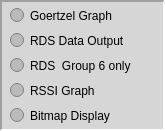
   <widget class="QFrame" name="OutputModeFrame_2">
    <property name="enabled">
     <bool>true</bool>
    </property>
    <property name="geometry">
     <rect>
      <x>500</x>
      <y>65</y>
      <width>165</width>
      <height>131</height>
     </rect>
    </property>
    <property name="palette">
     <palette>
      <active>
       <colorrole role="Button">
        <brush brushstyle="SolidPattern">
         <color alpha="255">
          <red>255</red>
          <green>255</green>
          <blue>255</blue>
         </color>
        </brush>
       </colorrole>
       <colorrole role="Midlight">
        <brush brushstyle="SolidPattern">
         <color alpha="255">
          <red>255</red>
          <green>255</green>
          <blue>255</blue>
         </color>
        </brush>
       </colorrole>
       <colorrole role="Base">
        <brush brushstyle="SolidPattern">
         <color alpha="255">
          <red>255</red>
          <green>255</green>
          <blue>255</blue>
         </color>
        </brush>
       </colorrole>
       <colorrole role="Window">
        <brush brushstyle="SolidPattern">
         <color alpha="255">
          <red>214</red>
          <green>214</green>
          <blue>214</blue>
         </color>
        </brush>
       </colorrole>
       <colorrole role="Shadow">
        <brush brushstyle="SolidPattern">
         <color alpha="255">
          <red>0</red>
          <green>0</green>
          <blue>255</blue>
         </color>
        </brush>
       </colorrole>
      </active>
      <inactive>
       <colorrole role="Button">
        <brush brushstyle="SolidPattern">
         <color alpha="255">
          <red>255</red>
          <green>255</green>
          <blue>255</blue>
         </color>
        </brush>
       </colorrole>
       <colorrole role="Midlight">
        <brush brushstyle="SolidPattern">
         <color alpha="255">
          <red>255</red>
          <green>255</green>
          <blue>255</blue>
         </color>
        </brush>
       </colorrole>
       <colorrole role="Base">
        <brush brushstyle="SolidPattern">
         <color alpha="255">
          <red>255</red>
          <green>255</green>
          <blue>255</blue>
         </color>
        </brush>
       </colorrole>
       <colorrole role="Window">
        <brush brushstyle="SolidPattern">
         <color alpha="255">
          <red>214</red>
          <green>214</green>
          <blue>214</blue>
         </color>
        </brush>
       </colorrole>
       <colorrole role="Shadow">
        <brush brushstyle="SolidPattern">
         <color alpha="255">
          <red>0</red>
          <green>0</green>
          <blue>255</blue>
         </color>
        </brush>
       </colorrole>
      </inactive>
      <disabled>
       <colorrole role="Button">
        <brush brushstyle="SolidPattern">
         <color alpha="255">
          <red>255</red>
          <green>255</green>
          <blue>255</blue>
         </color>
        </brush>
       </colorrole>
       <colorrole role="Midlight">
        <brush brushstyle="SolidPattern">
         <color alpha="255">
          <red>255</red>
          <green>255</green>
          <blue>255</blue>
         </color>
        </brush>
       </colorrole>
       <colorrole role="Base">
        <brush brushstyle="SolidPattern">
         <color alpha="255">
          <red>214</red>
          <green>214</green>
          <blue>214</blue>
         </color>
        </brush>
       </colorrole>
       <colorrole role="Window">
        <brush brushstyle="SolidPattern">
         <color alpha="255">
          <red>214</red>
          <green>214</green>
          <blue>214</blue>
         </color>
        </brush>
       </colorrole>
       <colorrole role="Shadow">
        <brush brushstyle="SolidPattern">
         <color alpha="255">
          <red>0</red>
          <green>0</green>
          <blue>255</blue>
         </color>
        </brush>
       </colorrole>
      </disabled>
     </palette>
    </property>
    <property name="font">
     <font>
      <pointsize>13</pointsize>
     </font>
    </property>
    <property name="autoFillBackground">
     <bool>true</bool>
    </property>
    <property name="styleSheet">
     <string notr="true"/>
    </property>
    <property name="frameShape">
     <enum>QFrame::Panel</enum>
    </property>
    <property name="frameShadow">
     <enum>QFrame::Sunken</enum>
    </property>
    <property name="lineWidth">
     <number>2</number>
    </property>
    <property name="midLineWidth">
     <number>1</number>
    </property>
    <widget class="QRadioButton" name="GoertzelDisplay">
     <property name="geometry">
      <rect>
       <x>10</x>
       <y>5</y>
       <width>136</width>
       <height>21</height>
      </rect>
     </property>
     <property name="palette">
      <palette>
       <active>
        <colorrole role="Text">
         <brush brushstyle="SolidPattern">
          <color alpha="255">
           <red>0</red>
           <green>0</green>
           <blue>255</blue>
          </color>
         </brush>
        </colorrole>
        <colorrole role="ButtonText">
         <brush brushstyle="SolidPattern">
          <color alpha="255">
           <red>0</red>
           <green>0</green>
           <blue>255</blue>
          </color>
         </brush>
        </colorrole>
        <colorrole role="Base">
         <brush brushstyle="SolidPattern">
          <color alpha="255">
           <red>187</red>
           <green>187</green>
           <blue>187</blue>
          </color>
         </brush>
        </colorrole>
        <colorrole role="Window">
         <brush brushstyle="SolidPattern">
          <color alpha="255">
           <red>187</red>
           <green>187</green>
           <blue>187</blue>
          </color>
         </brush>
        </colorrole>
        <colorrole role="Shadow">
         <brush brushstyle="SolidPattern">
          <color alpha="255">
           <red>118</red>
           <green>116</green>
           <blue>114</blue>
          </color>
         </brush>
        </colorrole>
        <colorrole role="Highlight">
         <brush brushstyle="SolidPattern">
          <color alpha="255">
           <red>48</red>
           <green>140</green>
           <blue>198</blue>
          </color>
         </brush>
        </colorrole>
       </active>
       <inactive>
        <colorrole role="Text">
         <brush brushstyle="SolidPattern">
          <color alpha="255">
           <red>0</red>
           <green>0</green>
           <blue>255</blue>
          </color>
         </brush>
        </colorrole>
        <colorrole role="ButtonText">
         <brush brushstyle="SolidPattern">
          <color alpha="255">
           <red>0</red>
           <green>0</green>
           <blue>255</blue>
          </color>
         </brush>
        </colorrole>
        <colorrole role="Base">
         <brush brushstyle="SolidPattern">
          <color alpha="255">
           <red>187</red>
           <green>187</green>
           <blue>187</blue>
          </color>
         </brush>
        </colorrole>
        <colorrole role="Window">
         <brush brushstyle="SolidPattern">
          <color alpha="255">
           <red>187</red>
           <green>187</green>
           <blue>187</blue>
          </color>
         </brush>
        </colorrole>
        <colorrole role="Shadow">
         <brush brushstyle="SolidPattern">
          <color alpha="255">
           <red>118</red>
           <green>116</green>
           <blue>114</blue>
          </color>
         </brush>
        </colorrole>
        <colorrole role="Highlight">
         <brush brushstyle="SolidPattern">
          <color alpha="255">
           <red>48</red>
           <green>140</green>
           <blue>198</blue>
          </color>
         </brush>
        </colorrole>
       </inactive>
       <disabled>
        <colorrole role="Text">
         <brush brushstyle="SolidPattern">
          <color alpha="255">
           <red>0</red>
           <green>0</green>
           <blue>255</blue>
          </color>
         </brush>
        </colorrole>
        <colorrole role="ButtonText">
         <brush brushstyle="SolidPattern">
          <color alpha="255">
           <red>0</red>
           <green>0</green>
           <blue>255</blue>
          </color>
         </brush>
        </colorrole>
        <colorrole role="Base">
         <brush brushstyle="SolidPattern">
          <color alpha="255">
           <red>187</red>
           <green>187</green>
           <blue>176</blue>
          </color>
         </brush>
        </colorrole>
        <colorrole role="Window">
         <brush brushstyle="SolidPattern">
          <color alpha="255">
           <red>214</red>
           <green>214</green>
           <blue>214</blue>
          </color>
         </brush>
        </colorrole>
        <colorrole role="Shadow">
         <brush brushstyle="SolidPattern">
          <color alpha="255">
           <red>214</red>
           <green>214</green>
           <blue>214</blue>
          </color>
         </brush>
        </colorrole>
        <colorrole role="Highlight">
         <brush brushstyle="SolidPattern">
          <color alpha="255">
           <red>214</red>
           <green>214</green>
           <blue>214</blue>
          </color>
         </brush>
        </colorrole>
       </disabled>
      </palette>
     </property>
     <property name="font">
      <font>
       <pointsize>9</pointsize>
      </font>
     </property>
     <property name="text">
      <string>Goertzel Graph</string>
     </property>
    </widget>
    <widget class="QRadioButton" name="RDSdataDisplay">
     <property name="geometry">
      <rect>
       <x>10</x>
       <y>30</y>
       <width>136</width>
       <height>21</height>
      </rect>
     </property>
     <property name="palette">
      <palette>
       <active>
        <colorrole role="Text">
         <brush brushstyle="SolidPattern">
          <color alpha="255">
           <red>0</red>
           <green>0</green>
           <blue>255</blue>
          </color>
         </brush>
        </colorrole>
        <colorrole role="ButtonText">
         <brush brushstyle="SolidPattern">
          <color alpha="255">
           <red>0</red>
           <green>0</green>
           <blue>255</blue>
          </color>
         </brush>
        </colorrole>
        <colorrole role="Base">
         <brush brushstyle="SolidPattern">
          <color alpha="255">
           <red>187</red>
           <green>187</green>
           <blue>187</blue>
          </color>
         </brush>
        </colorrole>
        <colorrole role="Window">
         <brush brushstyle="SolidPattern">
          <color alpha="255">
           <red>187</red>
           <green>187</green>
           <blue>187</blue>
          </color>
         </brush>
        </colorrole>
        <colorrole role="Shadow">
         <brush brushstyle="SolidPattern">
          <color alpha="255">
           <red>118</red>
           <green>116</green>
           <blue>114</blue>
          </color>
         </brush>
        </colorrole>
        <colorrole role="Highlight">
         <brush brushstyle="SolidPattern">
          <color alpha="255">
           <red>48</red>
           <green>140</green>
           <blue>198</blue>
          </color>
         </brush>
        </colorrole>
       </active>
       <inactive>
        <colorrole role="Text">
         <brush brushstyle="SolidPattern">
          <color alpha="255">
           <red>0</red>
           <green>0</green>
           <blue>255</blue>
          </color>
         </brush>
        </colorrole>
        <colorrole role="ButtonText">
         <brush brushstyle="SolidPattern">
          <color alpha="255">
           <red>0</red>
           <green>0</green>
           <blue>255</blue>
          </color>
         </brush>
        </colorrole>
        <colorrole role="Base">
         <brush brushstyle="SolidPattern">
          <color alpha="255">
           <red>187</red>
           <green>187</green>
           <blue>187</blue>
          </color>
         </brush>
        </colorrole>
        <colorrole role="Window">
         <brush brushstyle="SolidPattern">
          <color alpha="255">
           <red>187</red>
           <green>187</green>
           <blue>187</blue>
          </color>
         </brush>
        </colorrole>
        <colorrole role="Shadow">
         <brush brushstyle="SolidPattern">
          <color alpha="255">
           <red>118</red>
           <green>116</green>
           <blue>114</blue>
          </color>
         </brush>
        </colorrole>
        <colorrole role="Highlight">
         <brush brushstyle="SolidPattern">
          <color alpha="255">
           <red>48</red>
           <green>140</green>
           <blue>198</blue>
          </color>
         </brush>
        </colorrole>
       </inactive>
       <disabled>
        <colorrole role="Text">
         <brush brushstyle="SolidPattern">
          <color alpha="255">
           <red>0</red>
           <green>0</green>
           <blue>255</blue>
          </color>
         </brush>
        </colorrole>
        <colorrole role="ButtonText">
         <brush brushstyle="SolidPattern">
          <color alpha="255">
           <red>0</red>
           <green>0</green>
           <blue>255</blue>
          </color>
         </brush>
        </colorrole>
        <colorrole role="Base">
         <brush brushstyle="SolidPattern">
          <color alpha="255">
           <red>187</red>
           <green>187</green>
           <blue>176</blue>
          </color>
         </brush>
        </colorrole>
        <colorrole role="Window">
         <brush brushstyle="SolidPattern">
          <color alpha="255">
           <red>214</red>
           <green>214</green>
           <blue>214</blue>
          </color>
         </brush>
        </colorrole>
        <colorrole role="Shadow">
         <brush brushstyle="SolidPattern">
          <color alpha="255">
           <red>214</red>
           <green>214</green>
           <blue>214</blue>
          </color>
         </brush>
        </colorrole>
        <colorrole role="Highlight">
         <brush brushstyle="SolidPattern">
          <color alpha="255">
           <red>214</red>
           <green>214</green>
           <blue>214</blue>
          </color>
         </brush>
        </colorrole>
       </disabled>
      </palette>
     </property>
     <property name="font">
      <font>
       <pointsize>9</pointsize>
      </font>
     </property>
     <property name="text">
      <string>RDS Data Output</string>
     </property>
    </widget>
    <widget class="QRadioButton" name="rssiDisplay">
     <property name="enabled">
      <bool>true</bool>
     </property>
     <property name="geometry">
      <rect>
       <x>10</x>
       <y>80</y>
       <width>101</width>
       <height>21</height>
      </rect>
     </property>
     <property name="palette">
      <palette>
       <active>
        <colorrole role="Text">
         <brush brushstyle="SolidPattern">
          <color alpha="255">
           <red>0</red>
           <green>0</green>
           <blue>255</blue>
          </color>
         </brush>
        </colorrole>
        <colorrole role="ButtonText">
         <brush brushstyle="SolidPattern">
          <color alpha="255">
           <red>0</red>
           <green>0</green>
           <blue>255</blue>
          </color>
         </brush>
        </colorrole>
        <colorrole role="Base">
         <brush brushstyle="SolidPattern">
          <color alpha="255">
           <red>187</red>
           <green>187</green>
           <blue>187</blue>
          </color>
         </brush>
        </colorrole>
        <colorrole role="Window">
         <brush brushstyle="SolidPattern">
          <color alpha="255">
           <red>187</red>
           <green>187</green>
           <blue>187</blue>
          </color>
         </brush>
        </colorrole>
        <colorrole role="Shadow">
         <brush brushstyle="SolidPattern">
          <color alpha="255">
           <red>118</red>
           <green>116</green>
           <blue>114</blue>
          </color>
         </brush>
        </colorrole>
        <colorrole role="Highlight">
         <brush brushstyle="SolidPattern">
          <color alpha="255">
           <red>48</red>
           <green>140</green>
           <blue>198</blue>
          </color>
         </brush>
        </colorrole>
       </active>
       <inactive>
        <colorrole role="Text">
         <brush brushstyle="SolidPattern">
          <color alpha="255">
           <red>0</red>
           <green>0</green>
           <blue>255</blue>
          </color>
         </brush>
        </colorrole>
        <colorrole role="ButtonText">
         <brush brushstyle="SolidPattern">
          <color alpha="255">
           <red>0</red>
           <green>0</green>
           <blue>255</blue>
          </color>
         </brush>
        </colorrole>
        <colorrole role="Base">
         <brush brushstyle="SolidPattern">
          <color alpha="255">
           <red>187</red>
           <green>187</green>
           <blue>187</blue>
          </color>
         </brush>
        </colorrole>
        <colorrole role="Window">
         <brush brushstyle="SolidPattern">
          <color alpha="255">
           <red>187</red>
           <green>187</green>
           <blue>187</blue>
          </color>
         </brush>
        </colorrole>
        <colorrole role="Shadow">
         <brush brushstyle="SolidPattern">
          <color alpha="255">
           <red>118</red>
           <green>116</green>
           <blue>114</blue>
          </color>
         </brush>
        </colorrole>
        <colorrole role="Highlight">
         <brush brushstyle="SolidPattern">
          <color alpha="255">
           <red>48</red>
           <green>140</green>
           <blue>198</blue>
          </color>
         </brush>
        </colorrole>
       </inactive>
       <disabled>
        <colorrole role="Text">
         <brush brushstyle="SolidPattern">
          <color alpha="255">
           <red>0</red>
           <green>0</green>
           <blue>255</blue>
          </color>
         </brush>
        </colorrole>
        <colorrole role="ButtonText">
         <brush brushstyle="SolidPattern">
          <color alpha="255">
           <red>0</red>
           <green>0</green>
           <blue>255</blue>
          </color>
         </brush>
        </colorrole>
        <colorrole role="Base">
         <brush brushstyle="SolidPattern">
          <color alpha="255">
           <red>214</red>
           <green>214</green>
           <blue>214</blue>
          </color>
         </brush>
        </colorrole>
        <colorrole role="Window">
         <brush brushstyle="SolidPattern">
          <color alpha="255">
           <red>214</red>
           <green>214</green>
           <blue>214</blue>
          </color>
         </brush>
        </colorrole>
        <colorrole role="Shadow">
         <brush brushstyle="SolidPattern">
          <color alpha="255">
           <red>214</red>
           <green>214</green>
           <blue>214</blue>
          </color>
         </brush>
        </colorrole>
        <colorrole role="Highlight">
         <brush brushstyle="SolidPattern">
          <color alpha="255">
           <red>214</red>
           <green>214</green>
           <blue>214</blue>
          </color>
         </brush>
        </colorrole>
       </disabled>
      </palette>
     </property>
     <property name="font">
      <font>
       <pointsize>9</pointsize>
      </font>
     </property>
     <property name="text">
      <string>RSSI Graph</string>
     </property>
    </widget>
    <widget class="QRadioButton" name="RDSgroup6Display">
     <property name="geometry">
      <rect>
       <x>10</x>
       <y>55</y>
       <width>136</width>
       <height>21</height>
      </rect>
     </property>
     <property name="palette">
      <palette>
       <active>
        <colorrole role="Text">
         <brush brushstyle="SolidPattern">
          <color alpha="255">
           <red>0</red>
           <green>0</green>
           <blue>255</blue>
          </color>
         </brush>
        </colorrole>
        <colorrole role="ButtonText">
         <brush brushstyle="SolidPattern">
          <color alpha="255">
           <red>0</red>
           <green>0</green>
           <blue>255</blue>
          </color>
         </brush>
        </colorrole>
        <colorrole role="Base">
         <brush brushstyle="SolidPattern">
          <color alpha="255">
           <red>187</red>
           <green>187</green>
           <blue>187</blue>
          </color>
         </brush>
        </colorrole>
        <colorrole role="Window">
         <brush brushstyle="SolidPattern">
          <color alpha="255">
           <red>187</red>
           <green>187</green>
           <blue>187</blue>
          </color>
         </brush>
        </colorrole>
        <colorrole role="Shadow">
         <brush brushstyle="SolidPattern">
          <color alpha="255">
           <red>118</red>
           <green>116</green>
           <blue>114</blue>
          </color>
         </brush>
        </colorrole>
        <colorrole role="Highlight">
         <brush brushstyle="SolidPattern">
          <color alpha="255">
           <red>48</red>
           <green>140</green>
           <blue>198</blue>
          </color>
         </brush>
        </colorrole>
       </active>
       <inactive>
        <colorrole role="Text">
         <brush brushstyle="SolidPattern">
          <color alpha="255">
           <red>0</red>
           <green>0</green>
           <blue>255</blue>
          </color>
         </brush>
        </colorrole>
        <colorrole role="ButtonText">
         <brush brushstyle="SolidPattern">
          <color alpha="255">
           <red>0</red>
           <green>0</green>
           <blue>255</blue>
          </color>
         </brush>
        </colorrole>
        <colorrole role="Base">
         <brush brushstyle="SolidPattern">
          <color alpha="255">
           <red>187</red>
           <green>187</green>
           <blue>187</blue>
          </color>
         </brush>
        </colorrole>
        <colorrole role="Window">
         <brush brushstyle="SolidPattern">
          <color alpha="255">
           <red>187</red>
           <green>187</green>
           <blue>187</blue>
          </color>
         </brush>
        </colorrole>
        <colorrole role="Shadow">
         <brush brushstyle="SolidPattern">
          <color alpha="255">
           <red>118</red>
           <green>116</green>
           <blue>114</blue>
          </color>
         </brush>
        </colorrole>
        <colorrole role="Highlight">
         <brush brushstyle="SolidPattern">
          <color alpha="255">
           <red>48</red>
           <green>140</green>
           <blue>198</blue>
          </color>
         </brush>
        </colorrole>
       </inactive>
       <disabled>
        <colorrole role="Text">
         <brush brushstyle="SolidPattern">
          <color alpha="255">
           <red>0</red>
           <green>0</green>
           <blue>255</blue>
          </color>
         </brush>
        </colorrole>
        <colorrole role="ButtonText">
         <brush brushstyle="SolidPattern">
          <color alpha="255">
           <red>0</red>
           <green>0</green>
           <blue>255</blue>
          </color>
         </brush>
        </colorrole>
        <colorrole role="Base">
         <brush brushstyle="SolidPattern">
          <color alpha="255">
           <red>187</red>
           <green>187</green>
           <blue>176</blue>
          </color>
         </brush>
        </colorrole>
        <colorrole role="Window">
         <brush brushstyle="SolidPattern">
          <color alpha="255">
           <red>214</red>
           <green>214</green>
           <blue>214</blue>
          </color>
         </brush>
        </colorrole>
        <colorrole role="Shadow">
         <brush brushstyle="SolidPattern">
          <color alpha="255">
           <red>214</red>
           <green>214</green>
           <blue>214</blue>
          </color>
         </brush>
        </colorrole>
        <colorrole role="Highlight">
         <brush brushstyle="SolidPattern">
          <color alpha="255">
           <red>214</red>
           <green>214</green>
           <blue>214</blue>
          </color>
         </brush>
        </colorrole>
       </disabled>
      </palette>
     </property>
     <property name="font">
      <font>
       <pointsize>9</pointsize>
      </font>
     </property>
     <property name="text">
      <string>RDS  Group 6 only</string>
     </property>
    </widget>
    <widget class="QRadioButton" name="bitmapDisplay">
     <property name="enabled">
      <bool>true</bool>
     </property>
     <property name="geometry">
      <rect>
       <x>10</x>
       <y>105</y>
       <width>121</width>
       <height>21</height>
      </rect>
     </property>
     <property name="palette">
      <palette>
       <active>
        <colorrole role="Text">
         <brush brushstyle="SolidPattern">
          <color alpha="255">
           <red>0</red>
           <green>0</green>
           <blue>255</blue>
          </color>
         </brush>
        </colorrole>
        <colorrole role="ButtonText">
         <brush brushstyle="SolidPattern">
          <color alpha="255">
           <red>0</red>
           <green>0</green>
           <blue>255</blue>
          </color>
         </brush>
        </colorrole>
        <colorrole role="Base">
         <brush brushstyle="SolidPattern">
          <color alpha="255">
           <red>187</red>
           <green>187</green>
           <blue>187</blue>
          </color>
         </brush>
        </colorrole>
        <colorrole role="Window">
         <brush brushstyle="SolidPattern">
          <color alpha="255">
           <red>187</red>
           <green>187</green>
           <blue>187</blue>
          </color>
         </brush>
        </colorrole>
        <colorrole role="Shadow">
         <brush brushstyle="SolidPattern">
          <color alpha="255">
           <red>118</red>
           <green>116</green>
           <blue>114</blue>
          </color>
         </brush>
        </colorrole>
        <colorrole role="Highlight">
         <brush brushstyle="SolidPattern">
          <color alpha="255">
           <red>48</red>
           <green>140</green>
           <blue>198</blue>
          </color>
         </brush>
        </colorrole>
       </active>
       <inactive>
        <colorrole role="Text">
         <brush brushstyle="SolidPattern">
          <color alpha="255">
           <red>0</red>
           <green>0</green>
           <blue>255</blue>
          </color>
         </brush>
        </colorrole>
        <colorrole role="ButtonText">
         <brush brushstyle="SolidPattern">
          <color alpha="255">
           <red>0</red>
           <green>0</green>
           <blue>255</blue>
          </color>
         </brush>
        </colorrole>
        <colorrole role="Base">
         <brush brushstyle="SolidPattern">
          <color alpha="255">
           <red>187</red>
           <green>187</green>
           <blue>187</blue>
          </color>
         </brush>
        </colorrole>
        <colorrole role="Window">
         <brush brushstyle="SolidPattern">
          <color alpha="255">
           <red>187</red>
           <green>187</green>
           <blue>187</blue>
          </color>
         </brush>
        </colorrole>
        <colorrole role="Shadow">
         <brush brushstyle="SolidPattern">
          <color alpha="255">
           <red>118</red>
           <green>116</green>
           <blue>114</blue>
          </color>
         </brush>
        </colorrole>
        <colorrole role="Highlight">
         <brush brushstyle="SolidPattern">
          <color alpha="255">
           <red>48</red>
           <green>140</green>
           <blue>198</blue>
          </color>
         </brush>
        </colorrole>
       </inactive>
       <disabled>
        <colorrole role="Text">
         <brush brushstyle="SolidPattern">
          <color alpha="255">
           <red>0</red>
           <green>0</green>
           <blue>255</blue>
          </color>
         </brush>
        </colorrole>
        <colorrole role="ButtonText">
         <brush brushstyle="SolidPattern">
          <color alpha="255">
           <red>0</red>
           <green>0</green>
           <blue>255</blue>
          </color>
         </brush>
        </colorrole>
        <colorrole role="Base">
         <brush brushstyle="SolidPattern">
          <color alpha="255">
           <red>214</red>
           <green>214</green>
           <blue>214</blue>
          </color>
         </brush>
        </colorrole>
        <colorrole role="Window">
         <brush brushstyle="SolidPattern">
          <color alpha="255">
           <red>214</red>
           <green>214</green>
           <blue>214</blue>
          </color>
         </brush>
        </colorrole>
        <colorrole role="Shadow">
         <brush brushstyle="SolidPattern">
          <color alpha="255">
           <red>214</red>
           <green>214</green>
           <blue>214</blue>
          </color>
         </brush>
        </colorrole>
        <colorrole role="Highlight">
         <brush brushstyle="SolidPattern">
          <color alpha="255">
           <red>214</red>
           <green>214</green>
           <blue>214</blue>
          </color>
         </brush>
        </colorrole>
       </disabled>
      </palette>
     </property>
     <property name="font">
      <font>
       <pointsize>9</pointsize>
      </font>
     </property>
     <property name="text">
      <string>Bitmap Display</string>
     </property>
    </widget>
   </widget>
